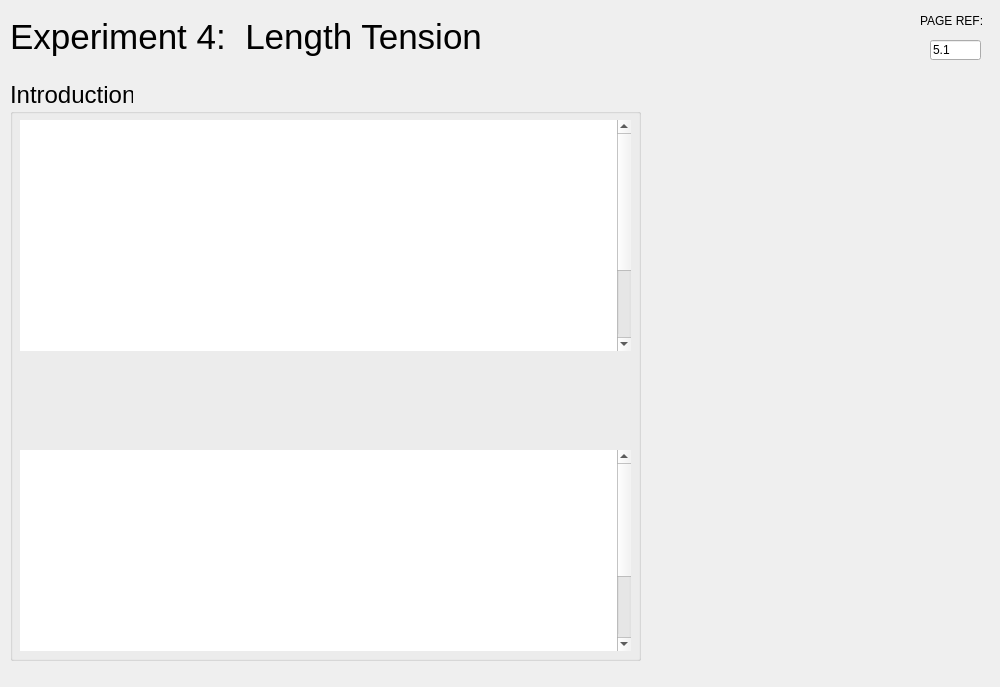
<?xml version="1.0" encoding="UTF-8"?>
<ui version="4.0">
 <class>MainWindow</class>
 <widget class="QMainWindow" name="MainWindow">
  <property name="geometry">
   <rect>
    <x>0</x>
    <y>0</y>
    <width>1000</width>
    <height>687</height>
   </rect>
  </property>
  <property name="windowTitle">
   <string>MainWindow</string>
  </property>
  <property name="autoFillBackground">
   <bool>false</bool>
  </property>
  <widget class="QWidget" name="centralwidget">
   <widget class="QProgressBar" name="progressBar">
    <property name="geometry">
     <rect>
      <x>172</x>
      <y>721</y>
      <width>649</width>
      <height>21</height>
     </rect>
    </property>
    <property name="sizePolicy">
     <sizepolicy hsizetype="Minimum" vsizetype="Fixed">
      <horstretch>0</horstretch>
      <verstretch>0</verstretch>
     </sizepolicy>
    </property>
    <property name="value">
     <number>1</number>
    </property>
    <property name="textVisible">
     <bool>false</bool>
    </property>
   </widget>
   <widget class="QPushButton" name="pushButtonMenu">
    <property name="enabled">
     <bool>true</bool>
    </property>
    <property name="geometry">
     <rect>
      <x>914</x>
      <y>720</y>
      <width>75</width>
      <height>23</height>
     </rect>
    </property>
    <property name="sizePolicy">
     <sizepolicy hsizetype="Maximum" vsizetype="Fixed">
      <horstretch>0</horstretch>
      <verstretch>0</verstretch>
     </sizepolicy>
    </property>
    <property name="minimumSize">
     <size>
      <width>50</width>
      <height>20</height>
     </size>
    </property>
    <property name="text">
     <string>MENU</string>
    </property>
   </widget>
   <widget class="QPushButton" name="pushButtonBack">
    <property name="geometry">
     <rect>
      <x>10</x>
      <y>720</y>
      <width>75</width>
      <height>23</height>
     </rect>
    </property>
    <property name="sizePolicy">
     <sizepolicy hsizetype="Maximum" vsizetype="Fixed">
      <horstretch>0</horstretch>
      <verstretch>0</verstretch>
     </sizepolicy>
    </property>
    <property name="text">
     <string>BACK</string>
    </property>
   </widget>
   <widget class="QPushButton" name="pushButtonNext">
    <property name="geometry">
     <rect>
      <x>91</x>
      <y>720</y>
      <width>75</width>
      <height>23</height>
     </rect>
    </property>
    <property name="sizePolicy">
     <sizepolicy hsizetype="Maximum" vsizetype="Fixed">
      <horstretch>0</horstretch>
      <verstretch>0</verstretch>
     </sizepolicy>
    </property>
    <property name="text">
     <string>NEXT</string>
    </property>
   </widget>
   <widget class="QLabel" name="labelPage">
    <property name="geometry">
     <rect>
      <x>827</x>
      <y>709</y>
      <width>81</width>
      <height>49</height>
     </rect>
    </property>
    <property name="sizePolicy">
     <sizepolicy hsizetype="Maximum" vsizetype="Preferred">
      <horstretch>0</horstretch>
      <verstretch>0</verstretch>
     </sizepolicy>
    </property>
    <property name="font">
     <font>
      <pointsize>11</pointsize>
      <weight>75</weight>
      <bold>true</bold>
     </font>
    </property>
    <property name="styleSheet">
     <string notr="true">color: rgb(255, 255, 255);</string>
    </property>
    <property name="text">
     <string>PAGE 1 / 7</string>
    </property>
   </widget>
   <widget class="QLabel" name="labelPageRef">
    <property name="geometry">
     <rect>
      <x>920</x>
      <y>10</y>
      <width>71</width>
      <height>21</height>
     </rect>
    </property>
    <property name="sizePolicy">
     <sizepolicy hsizetype="Maximum" vsizetype="Preferred">
      <horstretch>0</horstretch>
      <verstretch>0</verstretch>
     </sizepolicy>
    </property>
    <property name="text">
     <string>PAGE REF:</string>
    </property>
   </widget>
   <widget class="QLineEdit" name="lineEdit">
    <property name="geometry">
     <rect>
      <x>930</x>
      <y>40</y>
      <width>51</width>
      <height>20</height>
     </rect>
    </property>
    <property name="sizePolicy">
     <sizepolicy hsizetype="Ignored" vsizetype="Fixed">
      <horstretch>0</horstretch>
      <verstretch>0</verstretch>
     </sizepolicy>
    </property>
    <property name="text">
     <string>5.1</string>
    </property>
    <property name="readOnly">
     <bool>true</bool>
    </property>
   </widget>
   <widget class="QLabel" name="labelCurrentWindow">
    <property name="geometry">
     <rect>
      <x>10</x>
      <y>0</y>
      <width>571</width>
      <height>74</height>
     </rect>
    </property>
    <property name="font">
     <font>
      <pointsize>26</pointsize>
     </font>
    </property>
    <property name="text">
     <string>Experiment 4:  Length Tension</string>
    </property>
   </widget>
   <widget class="QGroupBox" name="groupBox_3">
    <property name="geometry">
     <rect>
      <x>10</x>
      <y>80</y>
      <width>631</width>
      <height>581</height>
     </rect>
    </property>
    <property name="font">
     <font>
      <pointsize>18</pointsize>
     </font>
    </property>
    <property name="title">
     <string>Introduction</string>
    </property>
    <widget class="QTextEdit" name="textEdit">
     <property name="geometry">
      <rect>
       <x>10</x>
       <y>40</y>
       <width>611</width>
       <height>231</height>
      </rect>
     </property>
     <property name="font">
      <font>
       <pointsize>21</pointsize>
      </font>
     </property>
     <property name="frameShape">
      <enum>QFrame::NoFrame</enum>
     </property>
     <property name="html">
      <string>&lt;!DOCTYPE HTML PUBLIC &quot;-//W3C//DTD HTML 4.0//EN&quot; &quot;http://www.w3.org/TR/REC-html40/strict.dtd&quot;&gt;
&lt;html&gt;&lt;head&gt;&lt;meta name=&quot;qrichtext&quot; content=&quot;1&quot; /&gt;&lt;style type=&quot;text/css&quot;&gt;
p, li { white-space: pre-wrap; }
&lt;/style&gt;&lt;/head&gt;&lt;body style=&quot; font-family:'.AppleSystemUIFont'; font-size:21pt; font-weight:400; font-style:normal;&quot;&gt;
&lt;p align=&quot;justify&quot; style=&quot; margin-top:0px; margin-bottom:0px; margin-left:0px; margin-right:0px; -qt-block-indent:0; text-indent:0px; line-height:120%;&quot;&gt;&lt;a name=&quot;docs-internal-guid-932aa78b-7fff-6b64-bed9-875679e54434&quot;&gt;&lt;/a&gt;&lt;span style=&quot; font-family:'Times New Roman'; font-size:18pt; color:#ffffff; background-color:transparent;&quot;&gt;I&lt;/span&gt;&lt;span style=&quot; font-family:'Times New Roman'; font-size:18pt; color:#ffffff; background-color:transparent;&quot;&gt;n this experiment you will investigate the effect of varying the length of the muscle. Remember that each muscle fiber is made up of many myofilaments which run from one end to the other. There are thousands of repeating units called sarcomeres, which are responsible for the striated structure of the muscle. &lt;/span&gt;&lt;/p&gt;
&lt;p align=&quot;justify&quot; style=&quot; margin-top:0px; margin-bottom:0px; margin-left:0px; margin-right:0px; -qt-block-indent:0; text-indent:0px; line-height:120%;&quot;&gt;&lt;span style=&quot; font-family:'Times New Roman'; font-size:18pt; color:#ffffff; background-color:transparent;&quot;&gt;When the length of the muscle changes, the thick and thin filaments move relative to one another.&lt;/span&gt;&lt;/p&gt;
&lt;p align=&quot;justify&quot; style=&quot; margin-top:0px; margin-bottom:0px; margin-left:0px; margin-right:0px; -qt-block-indent:0; text-indent:0px; line-height:120%;&quot;&gt;&lt;span style=&quot; font-family:'Times New Roman'; font-size:18pt; color:#ffffff; background-color:transparent;&quot;&gt;We will start with the muscle at a minimum length, when the thick filaments are quite close to the Z line.&lt;/span&gt;&lt;/p&gt;&lt;/body&gt;&lt;/html&gt;</string>
     </property>
    </widget>
    <widget class="QTextEdit" name="textEdit_2">
     <property name="geometry">
      <rect>
       <x>10</x>
       <y>370</y>
       <width>611</width>
       <height>201</height>
      </rect>
     </property>
     <property name="font">
      <font>
       <pointsize>21</pointsize>
      </font>
     </property>
     <property name="frameShape">
      <enum>QFrame::NoFrame</enum>
     </property>
     <property name="html">
      <string>&lt;!DOCTYPE HTML PUBLIC &quot;-//W3C//DTD HTML 4.0//EN&quot; &quot;http://www.w3.org/TR/REC-html40/strict.dtd&quot;&gt;
&lt;html&gt;&lt;head&gt;&lt;meta name=&quot;qrichtext&quot; content=&quot;1&quot; /&gt;&lt;style type=&quot;text/css&quot;&gt;
p, li { white-space: pre-wrap; }
&lt;/style&gt;&lt;/head&gt;&lt;body style=&quot; font-family:'.AppleSystemUIFont'; font-size:21pt; font-weight:400; font-style:normal;&quot;&gt;
&lt;p align=&quot;justify&quot; style=&quot; margin-top:0px; margin-bottom:0px; margin-left:0px; margin-right:0px; -qt-block-indent:0; text-indent:0px; line-height:120%;&quot;&gt;&lt;a name=&quot;docs-internal-guid-79723794-7fff-2504-dfa0-6f4b28d97191&quot;&gt;&lt;/a&gt;&lt;span style=&quot; font-family:'Times New Roman'; font-size:18pt; color:#ffffff; background-color:transparent;&quot;&gt;T&lt;/span&gt;&lt;span style=&quot; font-family:'Times New Roman'; font-size:18pt; color:#ffffff; background-color:transparent;&quot;&gt;he length of the muscle is adjusted by means of a screw thread in the stand to which the muscle and strain gauge are attached. When the thread is turned anti-clockwise through one rotation, the muscle and the muscle bath move down one millimeter, and the muscle is stretched by 1 mm.&lt;/span&gt;&lt;/p&gt;
&lt;p align=&quot;justify&quot; style=&quot; margin-top:0px; margin-bottom:0px; margin-left:0px; margin-right:0px; -qt-block-indent:0; text-indent:0px; line-height:120%;&quot;&gt;&lt;span style=&quot; font-family:'Times New Roman'; font-size:18pt; color:#ffffff; background-color:transparent;&quot;&gt;In this experiment the muscle is always stimulated tetanically, using supra-maximal stimuli, so it develops the maximum possible force at each resting length.&lt;/span&gt;&lt;/p&gt;&lt;/body&gt;&lt;/html&gt;</string>
     </property>
    </widget>
   </widget>
   <widget class="QLabel" name="labelImage">
    <property name="geometry">
     <rect>
      <x>650</x>
      <y>80</y>
      <width>331</width>
      <height>221</height>
     </rect>
    </property>
    <property name="text">
     <string/>
    </property>
    <property name="pixmap">
     <pixmap>../img/exp4/EXP4.1.png</pixmap>
    </property>
    <property name="scaledContents">
     <bool>true</bool>
    </property>
   </widget>
   <widget class="QLabel" name="labelImage_2">
    <property name="geometry">
     <rect>
      <x>690</x>
      <y>320</y>
      <width>251</width>
      <height>341</height>
     </rect>
    </property>
    <property name="text">
     <string/>
    </property>
    <property name="pixmap">
     <pixmap>../img/exp4/EXP4.2.png</pixmap>
    </property>
    <property name="scaledContents">
     <bool>true</bool>
    </property>
   </widget>
  </widget>
 </widget>
 <resources>
  <include location="../resources.qrc"/>
 </resources>
 <connections/>
</ui>
